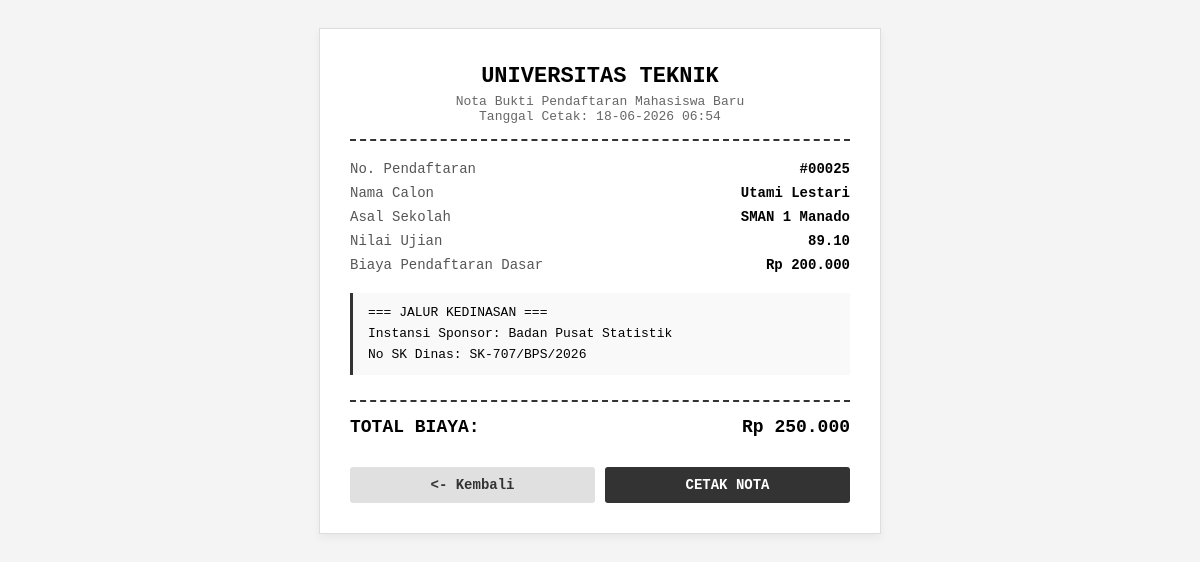
/View/Nota.php?id=25, run on the app's committed database.
### tables this page shows
CREATE TABLE `pendaftaran` (
  `id_pendaftaran` int NOT NULL,
  `nama_calon` varchar(255) NOT NULL,
  `asal_sekolah` varchar(150) NOT NULL,
  `nilai_ujian` decimal(5,2) NOT NULL,
  `biaya_pendaftaran_dasar` decimal(10,2) NOT NULL,
  `jalur_pendaftaran` enum('Reguler','Prestasi','Kedinasan') NOT NULL,
  `pilihan_prodi` varchar(100) DEFAULT NULL,
  `lokasi_kampus` varchar(100) DEFAULT NULL,
  `jenis_prestasi` varchar(100) DEFAULT NULL,
  `tingkat_prestasi` varchar(50) DEFAULT NULL,
  `sk_ikatan_dinas` varchar(100) DEFAULT NULL,
  `instansi_sponsor` varchar(150) DEFAULT NULL
);

### Models/Pendaftaran.php (called while the page is built, shortened)
<?php
abstract class Pendaftaran {
    protected ?int $idPendaftaran = null;
    protected string $namaCalon;
    protected string $asalSekolah;
    protected float $nilaiUjian;
    protected float $biayaPendaftaranDasar;
    public function __construct(
        string $namaCalon,
        string $asalSekolah,
        float $nilaiUjian,
        float $biayaPendaftaranDasar
    ) {
        $this->namaCalon = $namaCalon;
        $this->asalSekolah = $asalSekolah;
        $this->nilaiUjian = $nilaiUjian;
        $this->biayaPendaftaranDasar = $biayaPendaftaranDasar;
    }
    public function getIdPendaftaran(): ?int {
        return $this->idPendaftaran;
    }
    public function setIdPendaftaran(int $id): void {
        $this->idPendaftaran = $id;
    }
    public function getNamaCalon(): string {
        return $this->namaCalon;
    }
    public function getAsalSekolah(): string {
        return $this->asalSekolah;
    }
    public function getNilaiUjian(): float {
        return $this->nilaiUjian;
    }
    public function getBiayaPendaftaranDasar(): float {
        return $this->biayaPendaftaranDasar;
    }
}

### View/Nota.php (the view, shortened to what this page needs)
<?php
require_once '../Config/Koneksi.php';
require_once '../Models/Pendaftaran.php';
require_once '../Models/Kedinasan.php';
$id_pendaftaran = isset($_GET['id']) ? (int)$_GET['id'] : 0;
try {
    $stmt = $pdo->prepare("SELECT * FROM pendaftaran WHERE id_pendaftaran = ?");
    $stmt->execute([$id_pendaftaran]);
    $data = $stmt->fetch();
    $pendaftar = null;
    $jalur = strtolower($data['jalur_pendaftaran']);
    switch ($jalur) {
        case 'kedinasan':
            $pendaftar = new PendaftaranKedinasan(
                $data['nama_calon'], $data['asal_sekolah'], (float)$data['nilai_ujian'], (float)$data['biaya_pendaftaran_dasar'],
                $data['sk_ikatan_dinas'], $data['instansi_sponsor']
            );
            break;
    }
    $pendaftar->setIdPendaftaran((int)$data['id_pendaftaran']);
} catch (PDOException $e) {
    die("Error database: " . $e->getMessage());
}
?>
<!DOCTYPE html>
<html lang="id">
<head>
</head>
<body>
<div class="nota-box">
    <div class="header">
        <h2>UNIVERSITAS TEKNIK</h2>
        <p>Nota Bukti Pendaftaran Mahasiswa Baru</p>
        <p>Tanggal Cetak: <?php echo date('d-m-Y H:i'); ?></p>
    </div>
    <div class="row-info">
        <span class="label">No. Pendaftaran</span>
        <span class="value">#<?php echo str_pad($pendaftar->getIdPendaftaran(), 5, "0", STR_PAD_LEFT); ?></span>
    </div>
    <div class="row-info">
        <span class="label">Nama Calon</span>
        <span class="value"><?php echo htmlspecialchars($pendaftar->getNamaCalon()); ?></span>
    </div>
    <div class="row-info">
        <span class="label">Asal Sekolah</span>
        <span class="value"><?php echo htmlspecialchars($pendaftar->getAsalSekolah()); ?></span>
    </div>
    <div class="row-info">
        <span class="label">Nilai Ujian</span>
        <span class="value"><?php echo number_format($pendaftar->getNilaiUjian(), 2); ?></span>
    </div>
    <div class="row-info">
        <span class="label">Biaya Pendaftaran Dasar</span>
        <span class="value">Rp <?php echo number_format($pendaftar->getBiayaPendaftaranDasar(), 0, ',', '.'); ?></span>
    </div>
    <div class="section-jalur">
        <?php $pendaftar->tampilkanInfoJalur(); ?>
    </div>
    <div class="footer-nota">
        <div class="total-bayar">
            <span>TOTAL BIAYA:</span>
            <span>Rp <?php echo number_format($pendaftar->hitungTotalBiaya(), 0, ',', '.'); ?></span>
        </div>
    </div>
    <div class="btn-aksi">
        <a href="../index.php" class="button btn-back"><- Kembali</a>
        <button class="button btn-print" onclick="window.print();">CETAK NOTA</button>
    </div>
</div>
</body>
</html>

### Models/Kedinasan.php (shortened to what this page needs)
<?php
class PendaftaranKedinasan extends Pendaftaran {
    private string $skIkatanDinas;
    private string $instansiSponsor;
    public function __construct(
        string $namaCalon,
        string $asalSekolah,
        float $nilaiUjian,
        float $biayaDasar,
        string $skIkatanDinas,
        string $instansiSponsor
    ) {
        $this->skIkatanDinas = $skIkatanDinas;
        $this->instansiSponsor = $instansiSponsor;
    }
    public function hitungTotalBiaya(): float {
        return $this->biayaPendaftaranDasar * 1.25;
    }
    public function tampilkanInfoJalur(): void {
        echo "=== JALUR KEDINASAN ===<br>";
        echo "Instansi Sponsor: " . $this->instansiSponsor . "<br>";
        echo "No SK Dinas: " . $this->skIkatanDinas . "<br>";
    }
}

### View/Nota.php (style rules this page uses)
body { font-family: 'Courier New', Courier, monospace; background-color: #f4f4f4; padding: 20px; }
.nota-box { max-width: 500px; margin: 0 auto; background: #fff; padding: 30px; border: 1px solid #ddd; box-shadow: 0 4px 8px rgba(0,0,0,0.05); }
.header { text-align: center; border-bottom: 2px dashed #333; padding-bottom: 15px; margin-bottom: 20px; }
.header h2 { margin: 5px 0; font-size: 22px; }
.header p { margin: 0; font-size: 13px; color: #666; }
.row-info { display: flex; justify-content: space-between; margin: 8px 0; font-size: 14px; }
.label { color: #555; }
.value { font-weight: bold; text-align: right; }
.section-jalur { background-color: #f9f9f9; border-left: 3px solid #333; padding: 10px 15px; margin: 20px 0; font-size: 13px; line-height: 1.6; }
.footer-nota { margin-top: 25px; border-top: 2px dashed #333; padding-top: 15px; }
.total-bayar { display: flex; justify-content: space-between; font-size: 18px; font-weight: bold; color: #000; }
.btn-aksi { display: flex; gap: 10px; margin-top: 30px; }
.button { flex: 1; text-align: center; padding: 10px; font-weight: bold; font-size: 14px; border-radius: 3px; text-decoration: none; cursor: pointer; }
.btn-print { background-color: #333; color: #fff; border: none; font-family: inherit; }
.btn-back { background-color: #e0e0e0; color: #333; }

### data on the page
pendaftaran: id_pendaftaran "00025", nama_calon "Utami Lestari", asal_sekolah "SMAN 1 Manado", nilai_ujian "89.10", biaya_pendaftaran_dasar "200.000", instansi_sponsor "Badan Pusat Statistik", sk_ikatan_dinas "SK-707/BPS/2026", biaya_pendaftaran_dasar "250.000"
